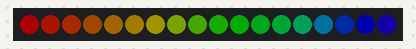
The sketch below on a simulated Arduino Uno, built with avr-gcc and run on an emulated ATmega328P. On the bench: 18 RGB LEDs in strip order, left to right. Dim RGB values are drawn brighter than linear; random numbers use the default seed unless the sketch sets one.

Above: at 0.15 s.
At 4.95 s:
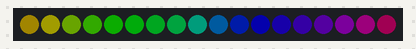
At 9.76 s:
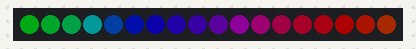
At 19.37 s:
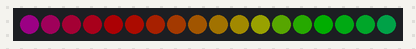
At 29.28 s:
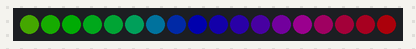
At 39.49 s:
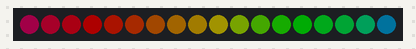

The sketch:

LEDBasics-Video2.ino
```cpp
#include <FastLED.h>

// from this video - https://www.youtube.com/watch?v=FQpXStjJ4Vc

#define NUM_LEDS 18
#define DATA_PIN 8
#define POT_PIN A0
CRGB leds[NUM_LEDS];

uint8_t hue = 0;

void setup() {
  // put your setup code here, to run once:
  FastLED.addLeds<WS2812B, DATA_PIN, GRB>(leds, NUM_LEDS);
  FastLED.setBrightness(50);
  Serial.begin(9600);
}

void loop() {
//  fill_solid(leds, NUM_LEDS, CRGB::Black);
  customRainbowByChangingHue();
//  twinklyPattern();
//  twinklyPatternWithPotentiometer();
}

void twinklyPatternWithPotentiometer() {
  // this makes a very twinkly pattern by randomly changing the saturation
  // between 0 - 255, and changing the value between 100 - 255

  uint16_t potRead = analogRead(POT_PIN);
  // this is mapping the value of potRead which normally goes from 0 - 1023 down to
  // between 0 - 200. Why 200? 255 is the max brightness and is just too bright, so he picked 200
  uint8_t brightness = map(potRead, 0, 1023, 0, 200);
  FastLED.setBrightness(brightness);

  EVERY_N_MILLISECONDS(50) {
    // Create a new pixel for led[0]
    leds[0] = CHSV(160, random8(), random8(100, 255));

    //Copy each pixel to the next one, starting at the far end
    //which 'moves' the pattern along the strip
    for(int i = NUM_LEDS -1; i >- 0; i--) {
      leds[i] = leds[i - 1];
    }
    FastLED.show();
  }
}

void twinklyPattern() {
  // this makes a very twinkly pattern by randomly changing the saturation
  // between 0 - 255, and changing the value between 100 - 255
  EVERY_N_MILLISECONDS(50) {
    // Create a new pixel for led[0]
    leds[0] = CHSV(160, random8(), random8(100, 255));

    //Copy each pixel to the next one, starting at the far end
    //which 'moves' the pattern along the strip
    for(int i = NUM_LEDS -1; i >- 0; i--) {
      leds[i] = leds[i - 1];
    }
    FastLED.show();
  }
}

void customRainbowByChangingHue() {
  for (int i = 0; i < NUM_LEDS; i++) {
    leds[i] = CHSV(hue + (i*10), 255, 255);
  }

  EVERY_N_MILLISECONDS(15) {
    hue++;
  }
  FastLED.show();
}
```
